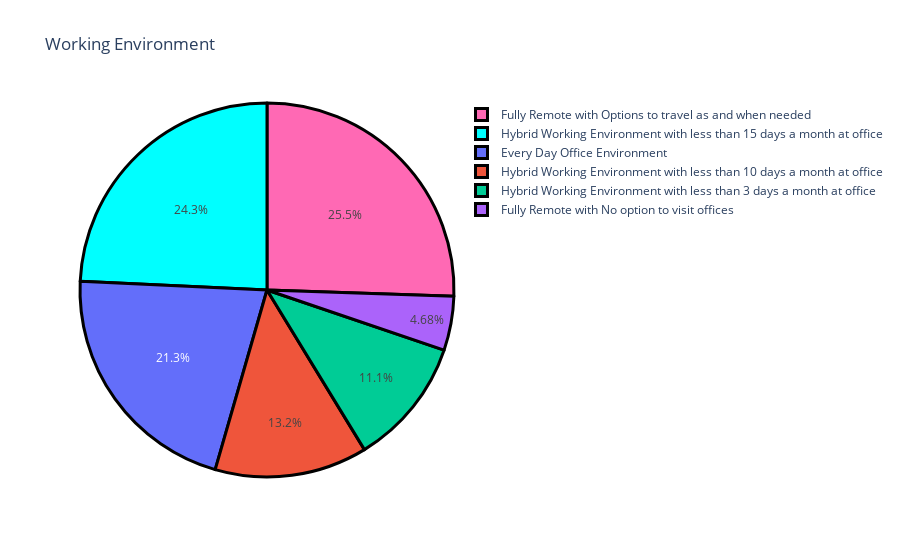

The notebook cell this image was saved under:
### Code cell
environment = df['What is the most preferred working environment for you.'].value_counts()
labels = environment.index
counts = environment.values
colors = ['hotpink','aqua']
fig = go.Figure(data=[go.Pie(labels=labels, values=counts)])
fig.update_layout(title_text='Working Environment')
fig.update_traces(hoverinfo='label', marker=dict(colors=colors, line=dict(color='black', width=3)))
fig.show()

### Figure 1 — Plotly figure (JSON) as saved in the notebook; plotly's stock layout.template omitted (floating-point values rounded to 4 significant figures)
{"data": [{"hoverinfo": "label", "labels": ["Fully Remote with Options to travel as and when needed", "Hybrid Working Environment with less than 15 days a month at office", "Every Day Office Environment", "Hybrid Working Environment with less than 10 days a month at office", "Hybrid Working Environment with less than 3 days a month at office", "Fully Remote with No option to visit offices"], "marker": {"colors": ["hotpink", "aqua"], "line": {"color": "black", "width": 3}}, "type": "pie", "values": [60, 57, 50, 31, 26, 11]}], "layout": {"autosize": true, "title": {"text": "Working Environment"}}}
